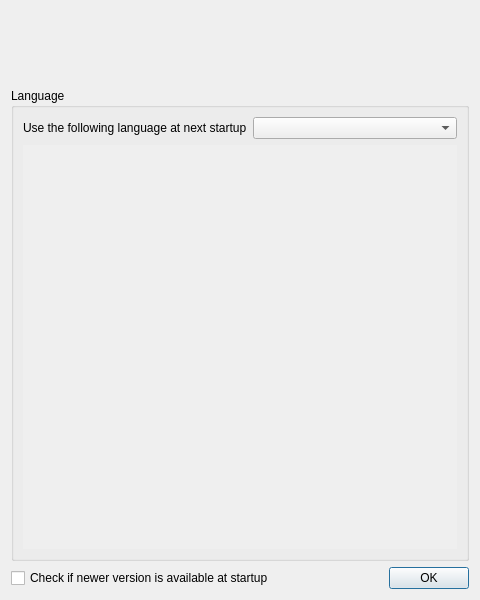
<?xml version="1.0" encoding="UTF-8"?>
<ui version="4.0">
 <class>About</class>
 <widget class="QDialog" name="About">
  <property name="geometry">
   <rect>
    <x>0</x>
    <y>0</y>
    <width>480</width>
    <height>600</height>
   </rect>
  </property>
  <property name="windowTitle">
   <string>About DeepSkyStacker</string>
  </property>
  <layout class="QVBoxLayout" name="verticalLayout" stretch="6,40,0">
   <item>
    <widget class="QLabel" name="html">
     <property name="text">
      <string/>
     </property>
     <property name="textFormat">
      <enum>Qt::RichText</enum>
     </property>
     <property name="alignment">
      <set>Qt::AlignLeading|Qt::AlignLeft|Qt::AlignTop</set>
     </property>
     <property name="wordWrap">
      <bool>true</bool>
     </property>
     <property name="openExternalLinks">
      <bool>true</bool>
     </property>
    </widget>
   </item>
   <item>
    <widget class="QGroupBox" name="groupBox">
     <property name="title">
      <string>Language</string>
     </property>
     <layout class="QVBoxLayout" name="verticalLayout_2">
      <item>
       <layout class="QHBoxLayout" name="horizontalLayout_2">
        <item>
         <widget class="QLabel" name="label">
          <property name="text">
           <string>Use the following language at next startup</string>
          </property>
         </widget>
        </item>
        <item>
         <widget class="QComboBox" name="comboBox"/>
        </item>
       </layout>
      </item>
      <item>
       <widget class="QScrollArea" name="scrollArea">
        <property name="frameShape">
         <enum>QFrame::NoFrame</enum>
        </property>
        <property name="widgetResizable">
         <bool>true</bool>
        </property>
        <widget class="QWidget" name="scrollAreaWidgetContents">
         <property name="geometry">
          <rect>
           <x>0</x>
           <y>0</y>
           <width>438</width>
           <height>398</height>
          </rect>
         </property>
         <layout class="QVBoxLayout" name="verticalLayout_3">
          <property name="leftMargin">
           <number>0</number>
          </property>
          <property name="topMargin">
           <number>0</number>
          </property>
          <property name="rightMargin">
           <number>0</number>
          </property>
          <property name="bottomMargin">
           <number>0</number>
          </property>
          <item>
           <widget class="QLabel" name="label_2">
            <property name="text">
             <string/>
            </property>
           </widget>
          </item>
         </layout>
        </widget>
       </widget>
      </item>
     </layout>
    </widget>
   </item>
   <item>
    <layout class="QHBoxLayout" name="horizontalLayout" stretch="0,0">
     <property name="sizeConstraint">
      <enum>QLayout::SetMinimumSize</enum>
     </property>
     <item>
      <widget class="QCheckBox" name="checkBox">
       <property name="text">
        <string>Check if newer version is available at startup</string>
       </property>
      </widget>
     </item>
     <item>
      <widget class="QDialogButtonBox" name="buttonBox">
       <property name="orientation">
        <enum>Qt::Horizontal</enum>
       </property>
       <property name="standardButtons">
        <set>QDialogButtonBox::Ok</set>
       </property>
      </widget>
     </item>
    </layout>
   </item>
  </layout>
 </widget>
 <resources/>
 <connections>
  <connection>
   <sender>buttonBox</sender>
   <signal>accepted()</signal>
   <receiver>About</receiver>
   <slot>accept()</slot>
   <hints>
    <hint type="sourcelabel">
     <x>467</x>
     <y>587</y>
    </hint>
    <hint type="destinationlabel">
     <x>157</x>
     <y>274</y>
    </hint>
   </hints>
  </connection>
  <connection>
   <sender>buttonBox</sender>
   <signal>rejected()</signal>
   <receiver>About</receiver>
   <slot>reject()</slot>
   <hints>
    <hint type="sourcelabel">
     <x>467</x>
     <y>587</y>
    </hint>
    <hint type="destinationlabel">
     <x>286</x>
     <y>274</y>
    </hint>
   </hints>
  </connection>
  <connection>
   <sender>buttonBox</sender>
   <signal>accepted()</signal>
   <receiver>About</receiver>
   <slot>storeSettings()</slot>
   <hints>
    <hint type="sourcelabel">
     <x>420</x>
     <y>572</y>
    </hint>
    <hint type="destinationlabel">
     <x>475</x>
     <y>507</y>
    </hint>
   </hints>
  </connection>
  <connection>
   <sender>comboBox</sender>
   <signal>currentIndexChanged(int)</signal>
   <receiver>About</receiver>
   <slot>selectLanguage(int)</slot>
   <hints>
    <hint type="sourcelabel">
     <x>309</x>
     <y>366</y>
    </hint>
    <hint type="destinationlabel">
     <x>477</x>
     <y>310</y>
    </hint>
   </hints>
  </connection>
 </connections>
 <slots>
  <slot>storeSettings()</slot>
  <slot>selectLanguage(int)</slot>
 </slots>
</ui>
